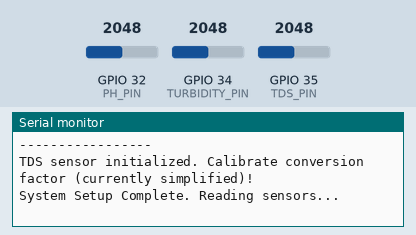
This sketch was run on a simulated ESP32. On the bench: the last lines printed to the serial monitor. Inputs (shaded band) come from the test bench; at power-on: GPIO 34 (TURBIDITY_PIN) = 2048, GPIO 32 (PH_PIN) = 2048, GPIO 35 (TDS_PIN) = 2048. WiFi joins after 1.5 s; servers stay silent unless stated.

Above: at 2.7 s.
2.8 s: GPIO 34 (TURBIDITY_PIN) set to 960
At 7.8 s:
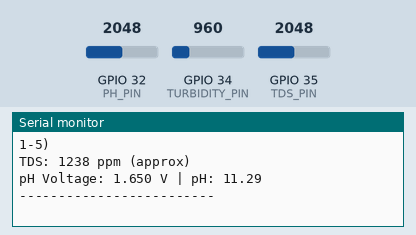
8.3 s: GPIO 34 (TURBIDITY_PIN) set to 1040
13.6 s: GPIO 34 (TURBIDITY_PIN) set to 60
At 17.47 s:
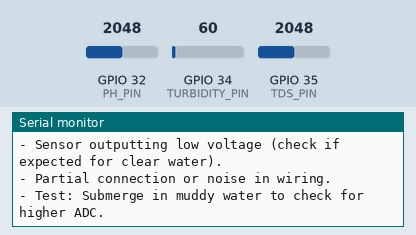
18.8 s: GPIO 32 (PH_PIN) set to 2866
At 19.3 s:
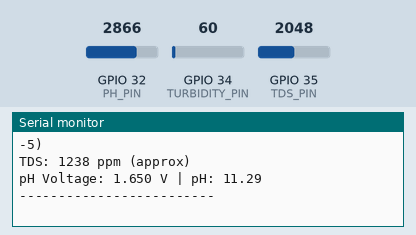
20.3 s: GPIO 35 (TDS_PIN) set to 2866
21.8 s: GPIO 34 (TURBIDITY_PIN) set to 0
At 22.81 s:
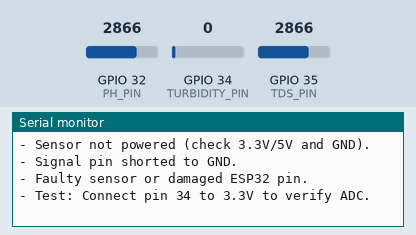

Measured:
- after the input at 2.8 s, the serial monitor: prints a new line after 4.1 s (image 1)
- after the input at 13.6 s, the serial monitor: prints a new line after 3.7 s (image 2)
- after the input at 21.8 s, the serial monitor: prints a new line after 0.84 s (image 4)

The sketch:

project-aqua.ino
```cpp
#include "arduino_secrets.h"
#include "thingProperties.h"
#include <WiFi.h>
#include <esp_now.h>
#include "esp_adc_cal.h"
#include "driver/adc.h"

// Pin Definiti  ons (ESP32 GPIO pins)
#define TURBIDITY_PIN 34      // ADC1_CHANNEL_6
#define TDS_PIN 35            // ADC1_CHANNEL_7
#define PH_PIN 32             // ADC1_CHANNEL_4

// General ADC Configuratio
#define ADC_MAX_VALUE 4095.0  // ESP32 12-bit ADC
#define ADC_VOLTAGE_REF 3.3   // ADC reference voltage (ensure this matches your ESP32's VDD)

// pH Sensor: ADC Calibration & Specifics
static esp_adc_cal_characteristics_t *adc_chars_ph;
static const adc1_channel_t ph_adc_channel = ADC1_CHANNEL_4;
static const adc_atten_t ph_attenuation = ADC_ATTEN_DB_11;
static const adc_unit_t ph_adc_unit_id = ADC_UNIT_1;
static const adc_bits_width_t ph_adc_bit_width = ADC_WIDTH_BIT_12;
const float VOLTAGE_AT_PH7_ADJUSTED = 2.44f; // Calibrate this
const float SLOPE_V_PER_PH = 0.1841f;        // Calibrate this

// --- Turbidity Sensor Configuration (from Snippet A) ---
const int TURBIDITY_SAMPLES = 10; // Number of samples to average for noise reduction
float currentTurbidityVoltage = 0.0;
static const adc1_channel_t turbidity_adc_channel = ADC1_CHANNEL_6;
static const adc_atten_t turbidity_attenuation = ADC_ATTEN_DB_11; // For full 0-3.3V range
static const adc_bits_width_t turbidity_adc_bit_width = ADC_WIDTH_BIT_12; // ESP32 12-bit ADC

// Turbidity Configuration: adjust based on sensor behavior
// Set to true if higher ADC values mean higher turbidity (murky water)
// Set to false if higher ADC values mean lower turbidity (clear water)
bool adcIncreasesWithTurbidity = false;

// ADC range: adjust based on observed values
int adcMin = 0;    // Minimum ADC value (e.g., clear water)
int adcMax = 1000; // Temporary max ADC (adjust after testing in muddy water)

// TDS Sensor: Simplified Class
class GravityTDS {
private:
  int pin;
  float aref = ADC_VOLTAGE_REF;
  float adcRange = ADC_MAX_VALUE;
public:
  void setPin(int _pin) { pin = _pin; }
  void setAref(float _aref) { aref = _aref; }
  void setAdcRange(float _range) { adcRange = _range; }
  void begin() { pinMode(pin, INPUT); }
  void update() {}
  float getTdsValue() {
    int rawAdc = analogRead(pin);
    float voltage = (float)rawAdc / adcRange * aref;
    // The factor 750.0f is a simplification.
    // Real TDS conversion is: voltage -> EC -> TDS
    // EC = k * voltage (k depends on cell constant and solution)
    // TDS = EC * factor (factor usually 0.5 to 0.7 for ppm)
    // This 750.0f needs calibration with TDS standard solutions.
    float tds_value = voltage * 750.0f; // Placeholder: Calibrate this factor
    return tds_value;
  }
};
GravityTDS gravityTds;

// ESP-NOW Configuration
uint8_t broadcastAddress[] = {0x34, 0x5F, 0x45, 0xA8, 0x77, 0xF0}; // Replace with your Receiver's MAC Address
typedef struct struct_data {
  float s1_ntu;
  float s2_tds;
  float s3_ph;
} struct_data;
struct_data fromSensors;
esp_now_peer_info_t peerInfo;

// Timing
unsigned long lastSensorReadTime = 0;
const unsigned long sensorReadInterval = 5000; // 5 seconds

// Global Variables for sensor values (as used by Arduino IoT Cloud)
float phCalibratedVoltage = 0.0; // For debugging pH voltage
float avgRawAdcTurbidity = 0.0; // Global for printing raw ADC

// ESP-NOW Callback
void OnDataSent(const uint8_t *mac_addr, esp_now_send_status_t status) {
  Serial.print("\r\nESP-NOW Send Status to: ");
  char macStr[18];
  snprintf(macStr, sizeof(macStr), "%02X:%02X:%02X:%02X:%02X:%02X",
           mac_addr[0], mac_addr[1], mac_addr[2], mac_addr[3], mac_addr[4], mac_addr[5]);
  Serial.print(macStr);
  Serial.print(" - ");
  Serial.println(status == ESP_NOW_SEND_SUCCESS ? "Success" : "Fail");
}

// Initialize Functions
void initEspNow() {
  WiFi.mode(WIFI_STA);
  Serial.print("Device MAC Address: ");
  Serial.println(WiFi.macAddress());

  if (esp_now_init() != ESP_OK) {
    Serial.println("Error initializing ESP-NOW");
    return;
  }
  esp_now_register_send_cb(OnDataSent);
  memcpy(peerInfo.peer_addr, broadcastAddress, 6);
  peerInfo.channel = 0; // Use channel 0 for simplicity, or match receiver
  peerInfo.encrypt = false;
  if (esp_now_add_peer(&peerInfo) != ESP_OK) {
    Serial.println("Failed to add ESP-NOW peer");
    return;
  }
  Serial.println("ESP-NOW Initialized.");
}

void initTurbiditySensor() {
  // Configure ADC1 for the turbidity sensor pin
  adc1_config_width(turbidity_adc_bit_width); // Set ADC resolution (12-bit)
  esp_err_t err = adc1_config_channel_atten(turbidity_adc_channel, turbidity_attenuation); // Set attenuation for 0-3.3V range
  if (err == ESP_OK) {
    Serial.println("Turbidity sensor ADC configured (GPIO34, ADC1_CH6).");
  } else {
    Serial.println("Failed to configure turbidity ADC: " + String(esp_err_to_name(err)));
  }

  // Debug information from Snippet A
  Serial.println("ESP32 Turbidity Sensor Debug");
  Serial.println("Reading from pin 34 (GPIO34)");
  Serial.println("Expected ADC range: 0-4095 (~0-3.3V)");
  Serial.print("Turbidity mapping: ADC ");
  Serial.print(adcMin);
  Serial.print("-");
  Serial.print(adcMax);
  Serial.println(adcIncreasesWithTurbidity ? " -> 1-5 (higher ADC = higher turbidity)" : " -> 5-1 (higher ADC = lower turbidity)");

  Serial.println("--- IMPORTANT ---");
  Serial.println("Turbidity Sensor: Adjust adcMin, adcMax, and adcIncreasesWithTurbidity based on your sensor behavior!");
  Serial.println("Test in clear and muddy water to determine proper calibration values.");
  Serial.println("-----------------");
}

void initPhSensor() {
  adc1_config_width(ph_adc_bit_width);
  adc1_config_channel_atten(ph_adc_channel, ph_attenuation);
  adc_chars_ph = (esp_adc_cal_characteristics_t *)calloc(1, sizeof(esp_adc_cal_characteristics_t));
  esp_adc_cal_value_t val_type = esp_adc_cal_characterize(ph_adc_unit_id, ph_attenuation, ph_adc_bit_width, ESP_ADC_CAL_VAL_DEFAULT_VREF, adc_chars_ph);
  // Check Characterization
  if (val_type == ESP_ADC_CAL_VAL_EFUSE_VREF) {
    Serial.println("pH ADC: eFuse Vref for calibration enabled.");
  } else if (val_type == ESP_ADC_CAL_VAL_EFUSE_TP) {
    Serial.println("pH ADC: Two Point calibration values enabled.");
  } else {
    Serial.println("pH ADC: Default Vref for calibration enabled.");
  }
  Serial.println("pH Sensor initialized. Verify VOLTAGE_AT_PH7_ADJUSTED and SLOPE_V_PER_PH calibration constants!");
}

void initTdsSensor() {
  gravityTds.setPin(TDS_PIN);
  gravityTds.setAref(ADC_VOLTAGE_REF);
  gravityTds.setAdcRange(ADC_MAX_VALUE);
  gravityTds.begin();
  Serial.println("TDS sensor initialized. Calibrate conversion factor (currently simplified)!");
}

void setup() {
  Serial.begin(115200);
  delay(1500); // Wait for serial monitor to connect
  Serial.println("Water Quality Monitoring System Initializing...");

  initProperties(); // For Arduino IoT Cloud variables

  ArduinoCloud.begin(ArduinoIoTPreferredConnection);
  setDebugMessageLevel(2); // Or 0 for no cloud debug messages, 1 for essential, 2 for more
  ArduinoCloud.printDebugInfo();

  initEspNow();
  initPhSensor();
  initTurbiditySensor(); // Initialize Turbidity sensor with ADC settings
  initTdsSensor();

  Serial.println("System Setup Complete. Reading sensors...");
  lastSensorReadTime = millis(); // Initialize for first read
}

void loop() {
  ArduinoCloud.update(); // Keep Arduino IoT Cloud connection alive

  if (millis() - lastSensorReadTime >= sensorReadInterval) {
    onNtuChange();    // Read and process Turbidity
    onPhChange();     // Read and process pH
    onTdsChange();    // Read and process TDS

    // Populate struct for ESP-NOW
    fromSensors.s1_ntu = ntu;
    fromSensors.s2_tds = tds;
    fromSensors.s3_ph = ph;

    esp_err_t result = esp_now_send(broadcastAddress, (uint8_t *)&fromSensors, sizeof(fromSensors));

    printDataToSerial();
    lastSensorReadTime = millis();
  }
}

// --- Sensor Reading and Processing Functions ---

void onNtuChange() {
  // Average multiple readings to reduce noise (from Snippet A)
  long adcSum = 0;
  for (int i = 0; i < TURBIDITY_SAMPLES; i++) {
    adcSum += analogRead(TURBIDITY_PIN);
    delay(10); // Small delay between samples
  }
  int adcAverage = adcSum / TURBIDITY_SAMPLES;

  // Store the averaged ADC value for printing
  avgRawAdcTurbidity = (float)adcAverage;

  // Convert to voltage
  currentTurbidityVoltage = (adcAverage / ADC_MAX_VALUE) * ADC_VOLTAGE_REF;
  currentTurbidityVoltage = roundToDP(currentTurbidityVoltage, 3);

  // Map to turbidity (1 = clear, 5 = murky) - from Snippet A approach
  int turbidityMapped;
  if (adcIncreasesWithTurbidity) {
    turbidityMapped = map(adcAverage, adcMin, adcMax, 1, 5);
  } else {
    turbidityMapped = map(adcAverage, adcMin, adcMax, 5, 1);
  }
  // Constrain turbidity to 1-5
  turbidityMapped = constrain(turbidityMapped, 1, 5);

  // Update global ntu variable
  ntu = (float)turbidityMapped;
  ntu = roundToDP(ntu, 2);

  // Diagnostic warnings from Snippet A
  if (adcAverage < 100 && adcAverage > 0) {
    Serial.println("WARNING: Low ADC reading. Possible causes:");
    Serial.println("- Sensor outputting low voltage (check if expected for clear water).");
    Serial.println("- Partial connection or noise in wiring.");
    Serial.println("- Test: Submerge in muddy water to check for higher ADC.");
  } else if (adcAverage == 0) {
    Serial.println("ERROR: ADC reading 0. Possible causes:");
    Serial.println("- Sensor not connected or signal pin disconnected.");
    Serial.println("- Sensor not powered (check 3.3V/5V and GND).");
    Serial.println("- Signal pin shorted to GND.");
    Serial.println("- Faulty sensor or damaged ESP32 pin.");
    Serial.println("- Test: Connect pin 34 to 3.3V to verify ADC.");
  } else if (adcAverage == 4095) {
    Serial.println("WARNING: ADC reading max value. Possible causes:");
    Serial.println("- Signal pin shorted to 3.3V.");
    Serial.println("- Sensor outputting voltage above 3.3V (check datasheet).");
  }
}

void onPhChange() {
  uint32_t adcRawValueSum = 0;
  const int phSamples = 20; // Increased samples for pH stability
  int validSamples = 0;

  for (int i = 0; i < phSamples; i++) {
    int sample = adc1_get_raw(ph_adc_channel);
    if (sample != -1) { // adc1_get_raw returns -1 on error
      adcRawValueSum += sample;
      validSamples++;
    }
    delay(10); // Short delay between samples
  }

  if (validSamples > 0) {
    uint32_t adcRawValueAvg = adcRawValueSum / validSamples;
    // Convert raw ADC to calibrated voltage in mV
    uint32_t voltage_mv = esp_adc_cal_raw_to_voltage(adcRawValueAvg, adc_chars_ph);
    phCalibratedVoltage = voltage_mv / 1000.0f; // Convert mV to V
    phCalibratedVoltage = roundToDP(phCalibratedVoltage, 3);

    // pH formula: pH = pH_neutral + (Voltage_at_neutral_pH - Measured_Voltage) / Slope_Volts_per_pH_unit
    // Ensure SLOPE_V_PER_PH is not zero to avoid division by zero
    if (SLOPE_V_PER_PH != 0) {
        ph = 7.0f + ((VOLTAGE_AT_PH7_ADJUSTED - phCalibratedVoltage) / SLOPE_V_PER_PH);
    } else {
        Serial.println("pH Error: SLOPE_V_PER_PH is zero!");
        ph = 7.0; // Default to neutral on error
    }
    ph = roundToDP(ph, 2);

    // Clamp pH to a reasonable range (0-14)
    if (ph < 0.0) ph = 0.0;
    if (ph > 14.0) ph = 14.0;
  } else {
    Serial.println("Error reading pH sensor: No valid samples.");
  }
}

void onTdsChange() {
  tds = gravityTds.getTdsValue(); // This function handles its own averaging/sampling if any
  tds = roundToDP(tds, 0); // TDS usually shown as whole number
  if (tds < 0) tds = 0;
}

// Helper Functions
float roundToDP(float value, int decimalPlaces) {
  float multiplier = pow(10.0f, decimalPlaces);
  return round(value * multiplier) / multiplier;
}

void printDataToSerial() {
  Serial.println("--- Sensor Data Log ---");
  Serial.print("Turbidity Raw ADC Avg: "); Serial.print(avgRawAdcTurbidity, 1);
  Serial.print(" | Voltage: "); Serial.print(currentTurbidityVoltage, 3); Serial.print(" V");
  Serial.print(" | Turbidity: "); Serial.print(ntu, 2); Serial.println(" (mapped 1-5)");

  Serial.print("TDS: "); Serial.print(tds, 0); Serial.println(" ppm (approx)");

  Serial.print("pH Voltage: "); Serial.print(phCalibratedVoltage, 3); Serial.print(" V");
  Serial.print(" | pH: "); Serial.println(ph, 2);
  Serial.println("-------------------------");
}
```

arduino_secrets.example.h
```cpp
#pragma once

#define SECRET_DEVICE_KEY "YOUR_ARDUINO_IOT_CLOUD_DEVICE_KEY"
#define SECRET_OPTIONAL_PASS "YOUR_WIFI_PASSWORD"
#define SECRET_SSID "YOUR_WIFI_NETWORK_NAME"
```

thingProperties.h
```cpp
// Code generated by Arduino IoT Cloud, DO NOT EDIT.

#include <ArduinoIoTCloud.h>
#include <Arduino_ConnectionHandler.h>

const char DEVICE_LOGIN_NAME[]  = "YOUR_ARDUINO_CLOUD_DEVICE_LOGIN_NAME";

const char SSID[]               = SECRET_SSID;    // Network SSID (name)
const char PASS[]               = SECRET_OPTIONAL_PASS;    // Network password (use for WPA, or use as key for WEP)
const char DEVICE_KEY[]  = SECRET_DEVICE_KEY;    // Secret device password

void onNtuChange();
void onPhChange();
void onTdsChange();

float ntu;
float ph;
float tds;

void initProperties(){

  ArduinoCloud.setBoardId(DEVICE_LOGIN_NAME);
  ArduinoCloud.setSecretDeviceKey(DEVICE_KEY);
  ArduinoCloud.addProperty(ntu, READWRITE, ON_CHANGE, onNtuChange);
  ArduinoCloud.addProperty(ph, READWRITE, ON_CHANGE, onPhChange);
  ArduinoCloud.addProperty(tds, READWRITE, ON_CHANGE, onTdsChange);

}

WiFiConnectionHandler ArduinoIoTPreferredConnection(SSID, PASS);
```
